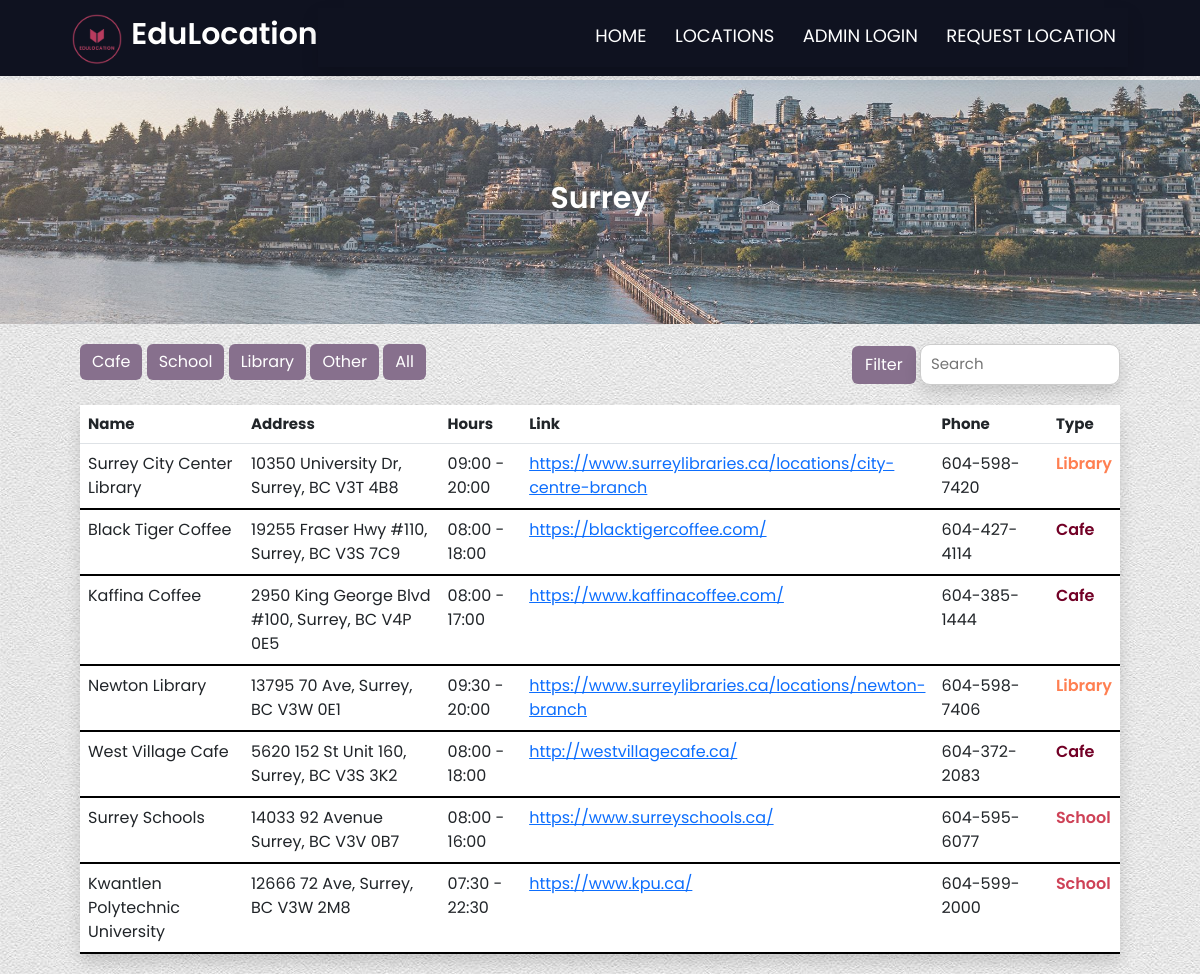
The page /location/surrey on the database its author committed.
### models.py (models this page shows, shortened)
class Locations(db.Model):
    id = db.Column("id", db.Integer, primary_key=True)
    name = db.Column(db.String(100), nullable=False)
    city = db.Column(db.String(100))
    address = db.Column(db.String(100))
    hours = db.Column(db.String(100))
    link = db.Column(db.String(100))
    phone = db.Column(db.String(100))
    location_type = db.Column(db.String(100))

### myapp.py (the view)
@app.route("/location/surrey")
def surrey():
    locations, filter_type, search_query = get_filtered_locations(city="Surrey")
    return render_template("surrey.html", locations=locations, filter_type=filter_type, search_query=search_query)

### myapp.py (called while the page is built)
def get_filtered_locations(city=None):
    search_query = request.args.get("search_query")
    filter_type = request.args.get("filter_type")
    query = Locations.query
    if city:
        query = query.filter_by(city=city)
    if search_query:
        search_query = f"%{search_query.lower().strip('%')}%"
        query = query.filter((Locations.name.ilike(search_query)) | (Locations.city.ilike(search_query)))
    elif filter_type:
        if filter_type == "Other":
            query = query.filter(Locations.location_type.notin_(["Cafe", "School", "Library"]))
        else:
            query = query.filter_by(location_type=filter_type)
    return query.all(), filter_type, search_query.strip('%') if search_query else search_query

### templates/surrey.html (shortened to what this page needs)
{% extends 'base.html' %}
{% block content %}
    <link rel="stylesheet" href="/static/main.css" />
    <section class="city-dashboard surrey-dashboard">
        <h1>Surrey</h1>
    </section>
    <div class="filter d-flex justify-content-between">
        <div>
            <button type="button" class="btn btn-primary mr-2" onclick="window.location.href='/location/surrey?filter_type=Cafe'">Cafe</button>
            <button type="button" class="btn btn-primary mr-2" onclick="window.location.href='/location/surrey?filter_type=School'">School</button>
            <button type="button" class="btn btn-primary mr-2" onclick="window.location.href='/location/surrey?filter_type=Library'">Library</button>
            <button type="button" class="btn btn-primary mr-2" onclick="window.location.href='/location/surrey?filter_type=Other'">Other</button>
            <button type="button" class="btn btn-primary" onclick="window.location.href='/location/surrey'">All</button>
        </div>
        <form method="GET" action="{{ url_for('surrey') }}" class="form-inline search-form">
            <button class="btn search-btn my-2 my-sm-0" type="submit">Filter</button>
            <input class="search-input shadow" type="search" placeholder="Search" aria-label="Search" name="search_query" value="{{ search_query or '' }}">
        </form>
    </div>
    <div class="box-table shadow">
        <table class="table table-hover">
            <thead>
                <tr class="table-title">
                    <th>Name</th>
                    <th>Address</th>
                    <th>Hours</th>
                    <th>Link</th>
                    <th>Phone</th>
                    <th>Type</th>
                </tr>
            </thead>
            <tbody>
                {% for location in locations %}
                {% if location.city == "Surrey" %}
                <tr class="table-row">
                    <td>{{ location.name }}</td>
                    <td>{{ location.address }}</td>
                    <td>{{ location.hours }}</td>
                    <td class="link-width"><a href="{{ location.link }}" target="_blank">{{ location.link }}</a></td>
                    <td class="phone-width">{{ location.phone }}</td>
                    <td class="{{ location.location_type|lower }}">{{ location.location_type }}</td>
                </tr>
                {% endif %}
                {% endfor %}
            </tbody>
        </table>
    </div>
{% endblock %}

### static/main.css (style rules this page uses)
* { box-sizing: border-box; margin: 0; padding: 0; font-family: 'Poppins', sans-serif; }
body { background-image: url('image/background.jpg'); background-repeat: repeat; }
.filter { display: flex; justify-content: space-between; margin: 20px 80px; }
.filter button { background-color: #87708D; color: #fff; }
.btn-primary { border: none; }
.search-input { padding: 8px 10px; font-size: 15px; border-radius: 10px; border: 1px solid #ccc; width: 200px; }
.city-dashboard { position: relative; margin-bottom: 15px; margin-left: 0; margin-right: 0; margin-top: 40px; padding: 100px; color: #fff; }
.city-dashboard::before { content: ""; position: absolute; top: 0; left: 0; width: 100%; height: 100%; background-size: cover; background-position: center; opacity: 0.8; z-index: -1; }
.city-dashboard h1 { font-size: 30px; font-weight: 600; text-align: center; color: #fff; }
.surrey-dashboard::before { background-image: url('image/surrey-dashboard.jpg'); background-position: center 55%; }
.box-table { margin: 20px 80px; background-image: radial-gradient(circle, #ffffff, #fcfbfc, #faf8f9, #f8f4f5, #f6f0f0); border-radius: 8px; }
.table-title { font-size: 15px; font-weight: 600; background-color: #322F43; color: #fff; }
.table-row { border-bottom: 2px solid #000; }
.link-width { width: 10%; }
.phone-width { width: 11%; }
td.cafe { color: #720026; font-weight: 600; }
td.school { color: #CE4257; font-weight: 600; }
td.library { color: #FF7F51; font-weight: 600; }

### rows shown on the page
Locations: name "Surrey City Center Library", address "10350 University Dr, Surrey, BC V3T 4B8", hours "09:00 - 20:00", link "https://www.surreylibraries.ca/locations/city-centre-branch", phone "604-598-7420", location_type "Library"
Locations: name "Black Tiger Coffee", address "19255 Fraser Hwy #110, Surrey, BC V3S 7C9", hours "08:00 - 18:00", link "https://blacktigercoffee.com/", phone "604-427-4114", location_type "Cafe"
Locations: name "Kaffina Coffee", address "2950 King George Blvd #100, Surrey, BC V4P 0E5", hours "08:00 - 17:00", link "https://www.kaffinacoffee.com/", phone "604-385-1444", location_type "Cafe"
Locations: name "Newton Library", address "13795 70 Ave, Surrey, BC V3W 0E1", hours "09:30 - 20:00", link "https://www.surreylibraries.ca/locations/newton-branch", phone "604-598-7406", location_type "Library"
Locations: name "West Village Cafe", address "5620 152 St Unit 160, Surrey, BC V3S 3K2", hours "08:00 - 18:00", link "http://westvillagecafe.ca/", phone "604-372-2083", location_type "Cafe"
Locations: name "Surrey Schools", address "14033 92 Avenue Surrey, BC V3V 0B7", hours "08:00 - 16:00", link "https://www.surreyschools.ca/", phone "604-595-6077", location_type "School"
Locations: name "Kwantlen Polytechnic University", address "12666 72 Ave, Surrey, BC V3W 2M8", hours "07:30 - 22:30", link "https://www.kpu.ca/", phone "604-599-2000", location_type "School"
